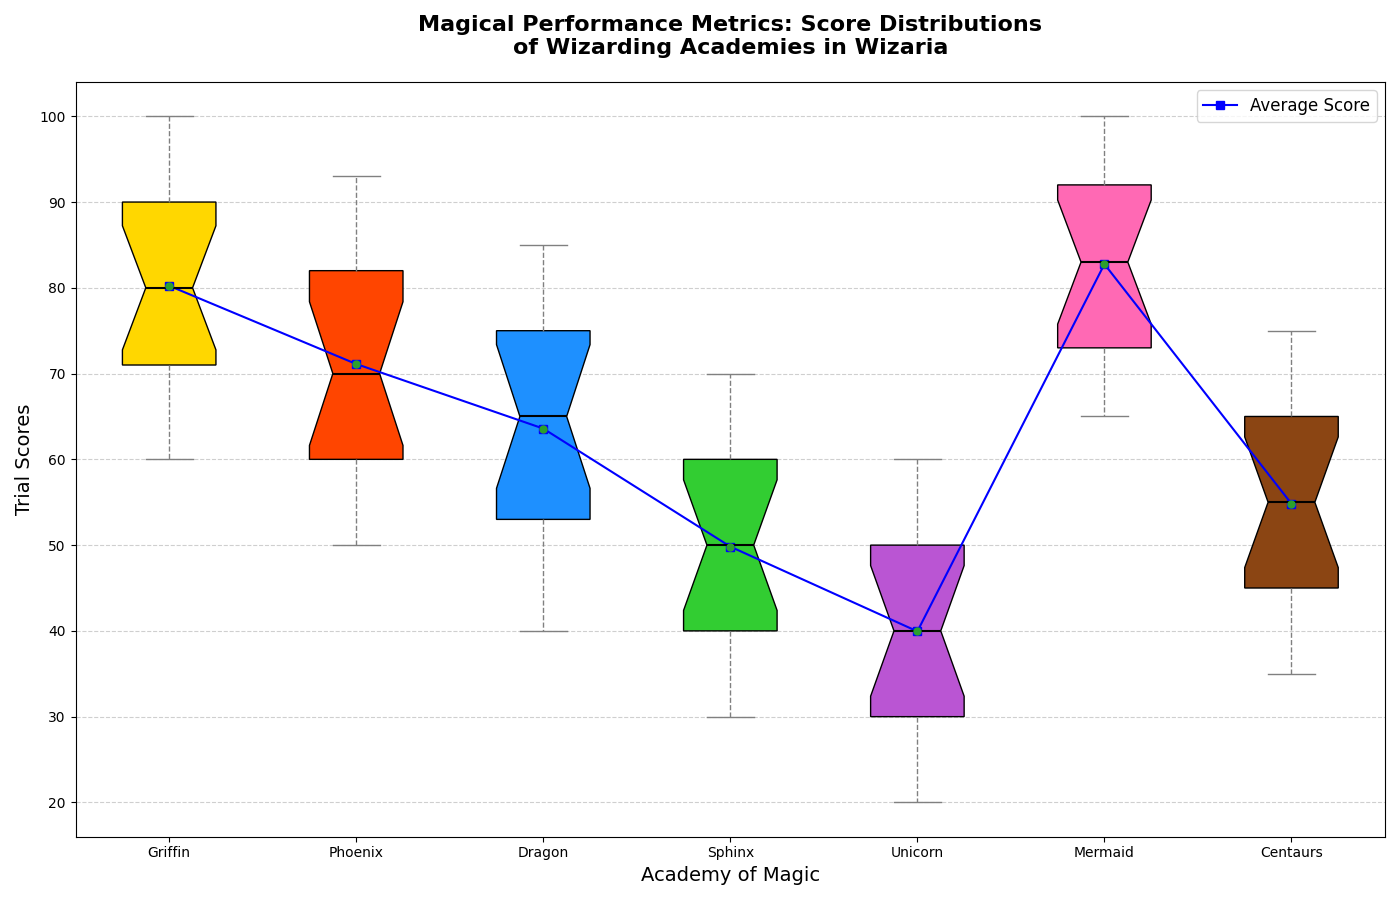

This chart was generated by the following Python code:
import matplotlib.pyplot as plt
import numpy as np

# New data for additional academies of magic
academy_mermaid_scores = [65, 67, 70, 72, 73, 75, 78, 80, 83, 85, 87, 90, 92, 95, 97, 98, 100]
academy_centaurs_scores = [35, 37, 40, 42, 45, 47, 50, 52, 55, 57, 60, 63, 65, 67, 70, 72, 75]

# Existing data
academy_griffin_scores = [60, 62, 67, 70, 71, 72, 75, 78, 80, 82, 85, 87, 90, 93, 95, 97, 100]
academy_phoenix_scores = [50, 52, 55, 57, 60, 62, 65, 68, 70, 75, 78, 80, 82, 85, 87, 90, 93]
academy_dragon_scores = [40, 42, 45, 50, 53, 55, 60, 62, 65, 67, 70, 73, 75, 77, 80, 82, 85]
academy_sphinx_scores = [30, 32, 35, 37, 40, 42, 45, 47, 50, 53, 55, 57, 60, 62, 65, 67, 70]
academy_unicorn_scores = [20, 22, 25, 27, 30, 32, 35, 38, 40, 42, 45, 48, 50, 53, 55, 57, 60]

# Updated dataset with additional academies
data = [
    academy_griffin_scores,
    academy_phoenix_scores,
    academy_dragon_scores,
    academy_sphinx_scores,
    academy_unicorn_scores,
    academy_mermaid_scores,
    academy_centaurs_scores
]

averages = [np.mean(scores) for scores in data]
academies = ['Griffin', 'Phoenix', 'Dragon', 'Sphinx', 'Unicorn', 'Mermaid', 'Centaurs']

fig, ax = plt.subplots(figsize=(14, 9))

# Modified box plot
box = ax.boxplot(data, labels=academies, patch_artist=True, notch=True, showmeans=True)

# Assign colors for the new academies
colors = ['#FFD700', '#FF4500', '#1E90FF', '#32CD32', '#BA55D3', '#FF69B4', '#8B4513']
for patch, color in zip(box['boxes'], colors):
    patch.set_facecolor(color)

plt.setp(box['medians'], color='black', linewidth=1.5)
plt.setp(box['means'], marker='o', color='red', markersize=5)
plt.setp(box['whiskers'], linestyle='--', color='gray')
plt.setp(box['caps'], color='gray')

# Updated plot for average scores
ax.plot(range(1, len(academies) + 1), averages, marker='s', linestyle='-', color='blue', label='Average Score')

# Incorporate outlier points for expanded data
outliers = [
    [score for score in scores if score < np.percentile(scores, 25) - 1.5*(np.percentile(scores, 75) - np.percentile(scores, 25))
                     or score > np.percentile(scores, 75) + 1.5*(np.percentile(scores, 75) - np.percentile(scores, 25))]
    for scores in data
]

for idx, academy_outliers in enumerate(outliers):
    ax.scatter([idx + 1] * len(academy_outliers), academy_outliers, color='black', zorder=3)

# Updated chart title to reflect the addition of new academies
ax.set_title('Magical Performance Metrics: Score Distributions\nof Wizarding Academies in Wizaria', fontsize=16, fontweight='bold', pad=20)
ax.set_xlabel('Academy of Magic', fontsize=14)
ax.set_ylabel('Trial Scores', fontsize=14)
ax.legend(loc='upper right', fontsize=12)
ax.grid(axis='y', linestyle='--', alpha=0.6)
plt.tight_layout()

plt.show()
